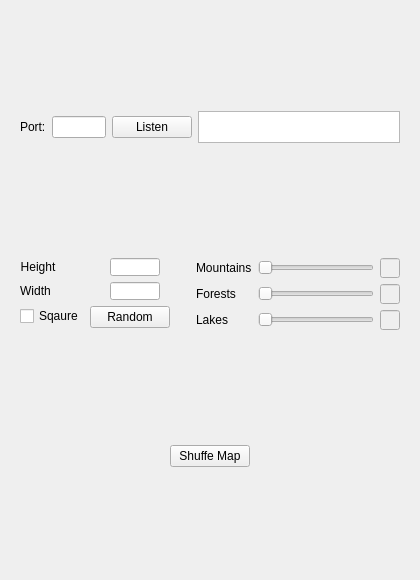
<?xml version="1.0" encoding="UTF-8"?>
<ui version="4.0">
 <class>Form</class>
 <widget class="QWidget" name="Form">
  <property name="geometry">
   <rect>
    <x>0</x>
    <y>0</y>
    <width>420</width>
    <height>580</height>
   </rect>
  </property>
  <property name="sizePolicy">
   <sizepolicy hsizetype="Preferred" vsizetype="Preferred">
    <horstretch>0</horstretch>
    <verstretch>0</verstretch>
   </sizepolicy>
  </property>
  <property name="minimumSize">
   <size>
    <width>420</width>
    <height>580</height>
   </size>
  </property>
  <property name="windowTitle">
   <string>Server</string>
  </property>
  <layout class="QVBoxLayout" name="verticalLayout">
   <item>
    <widget class="QWidget" name="widget_101" native="true">
     <property name="sizePolicy">
      <sizepolicy hsizetype="Preferred" vsizetype="Preferred">
       <horstretch>0</horstretch>
       <verstretch>0</verstretch>
      </sizepolicy>
     </property>
     <property name="maximumSize">
      <size>
       <width>16777215</width>
       <height>50</height>
      </size>
     </property>
     <layout class="QHBoxLayout" name="horizontalLayout_2">
      <item>
       <widget class="QLabel" name="label_3">
        <property name="text">
         <string>Port:</string>
        </property>
       </widget>
      </item>
      <item>
       <widget class="QLineEdit" name="linePort"/>
      </item>
      <item>
       <widget class="QPushButton" name="btnListen">
        <property name="text">
         <string>Listen</string>
        </property>
       </widget>
      </item>
      <item>
       <widget class="QListWidget" name="listClients">
        <property name="maximumSize">
         <size>
          <width>16777215</width>
          <height>50</height>
         </size>
        </property>
       </widget>
      </item>
     </layout>
    </widget>
   </item>
   <item>
    <widget class="QWidget" name="widget_102" native="true">
     <property name="sizePolicy">
      <sizepolicy hsizetype="Preferred" vsizetype="Fixed">
       <horstretch>0</horstretch>
       <verstretch>0</verstretch>
      </sizepolicy>
     </property>
     <layout class="QHBoxLayout" name="horizontalLayout">
      <item>
       <layout class="QFormLayout" name="formLayout_3">
        <property name="fieldGrowthPolicy">
         <enum>QFormLayout::AllNonFixedFieldsGrow</enum>
        </property>
        <item row="0" column="0">
         <widget class="QLabel" name="label">
          <property name="sizePolicy">
           <sizepolicy hsizetype="Preferred" vsizetype="Preferred">
            <horstretch>0</horstretch>
            <verstretch>0</verstretch>
           </sizepolicy>
          </property>
          <property name="text">
           <string>Height</string>
          </property>
          <property name="alignment">
           <set>Qt::AlignCenter</set>
          </property>
         </widget>
        </item>
        <item row="0" column="1">
         <widget class="QLineEdit" name="lineEdit">
          <property name="sizePolicy">
           <sizepolicy hsizetype="Fixed" vsizetype="Fixed">
            <horstretch>0</horstretch>
            <verstretch>0</verstretch>
           </sizepolicy>
          </property>
          <property name="minimumSize">
           <size>
            <width>70</width>
            <height>0</height>
           </size>
          </property>
          <property name="maximumSize">
           <size>
            <width>70</width>
            <height>16777215</height>
           </size>
          </property>
          <property name="styleSheet">
           <string notr="true">margin-left: 20px;</string>
          </property>
         </widget>
        </item>
        <item row="1" column="0">
         <widget class="QLabel" name="label_2">
          <property name="layoutDirection">
           <enum>Qt::LeftToRight</enum>
          </property>
          <property name="text">
           <string>Width</string>
          </property>
          <property name="alignment">
           <set>Qt::AlignCenter</set>
          </property>
         </widget>
        </item>
        <item row="1" column="1">
         <widget class="QLineEdit" name="lineEdit_2">
          <property name="sizePolicy">
           <sizepolicy hsizetype="Fixed" vsizetype="Fixed">
            <horstretch>0</horstretch>
            <verstretch>0</verstretch>
           </sizepolicy>
          </property>
          <property name="minimumSize">
           <size>
            <width>70</width>
            <height>0</height>
           </size>
          </property>
          <property name="maximumSize">
           <size>
            <width>70</width>
            <height>16777215</height>
           </size>
          </property>
          <property name="styleSheet">
           <string notr="true">margin-left: 20px;</string>
          </property>
         </widget>
        </item>
        <item row="2" column="1">
         <widget class="QPushButton" name="pushButton">
          <property name="sizePolicy">
           <sizepolicy hsizetype="Fixed" vsizetype="Fixed">
            <horstretch>0</horstretch>
            <verstretch>0</verstretch>
           </sizepolicy>
          </property>
          <property name="text">
           <string>Random</string>
          </property>
         </widget>
        </item>
        <item row="2" column="0">
         <widget class="QCheckBox" name="checkBox">
          <property name="text">
           <string>Sqaure</string>
          </property>
         </widget>
        </item>
       </layout>
      </item>
      <item>
       <spacer name="verticalSpacer">
        <property name="orientation">
         <enum>Qt::Vertical</enum>
        </property>
        <property name="sizeHint" stdset="0">
         <size>
          <width>20</width>
          <height>40</height>
         </size>
        </property>
       </spacer>
      </item>
      <item>
       <layout class="QGridLayout" name="gridLayout_3">
        <item row="0" column="1">
         <widget class="QSlider" name="horizontalSlider">
          <property name="minimum">
           <number>3</number>
          </property>
          <property name="orientation">
           <enum>Qt::Horizontal</enum>
          </property>
         </widget>
        </item>
        <item row="1" column="0">
         <widget class="QLabel" name="label_5">
          <property name="text">
           <string>Forests</string>
          </property>
         </widget>
        </item>
        <item row="1" column="1">
         <widget class="QSlider" name="horizontalSlider_2">
          <property name="minimum">
           <number>10</number>
          </property>
          <property name="orientation">
           <enum>Qt::Horizontal</enum>
          </property>
         </widget>
        </item>
        <item row="2" column="0">
         <widget class="QLabel" name="label_6">
          <property name="text">
           <string>Lakes</string>
          </property>
         </widget>
        </item>
        <item row="2" column="1">
         <widget class="QSlider" name="horizontalSlider_3">
          <property name="minimum">
           <number>2</number>
          </property>
          <property name="orientation">
           <enum>Qt::Horizontal</enum>
          </property>
          <property name="invertedAppearance">
           <bool>false</bool>
          </property>
          <property name="invertedControls">
           <bool>false</bool>
          </property>
         </widget>
        </item>
        <item row="0" column="0">
         <widget class="QLabel" name="label_4">
          <property name="text">
           <string>Mountains</string>
          </property>
         </widget>
        </item>
        <item row="0" column="2">
         <widget class="QLineEdit" name="lineEdit_3">
          <property name="enabled">
           <bool>false</bool>
          </property>
          <property name="sizePolicy">
           <sizepolicy hsizetype="Preferred" vsizetype="Preferred">
            <horstretch>0</horstretch>
            <verstretch>0</verstretch>
           </sizepolicy>
          </property>
          <property name="minimumSize">
           <size>
            <width>20</width>
            <height>20</height>
           </size>
          </property>
          <property name="maximumSize">
           <size>
            <width>20</width>
            <height>20</height>
           </size>
          </property>
         </widget>
        </item>
        <item row="1" column="2">
         <widget class="QLineEdit" name="lineEdit_4">
          <property name="enabled">
           <bool>false</bool>
          </property>
          <property name="sizePolicy">
           <sizepolicy hsizetype="Preferred" vsizetype="Preferred">
            <horstretch>0</horstretch>
            <verstretch>0</verstretch>
           </sizepolicy>
          </property>
          <property name="minimumSize">
           <size>
            <width>20</width>
            <height>20</height>
           </size>
          </property>
          <property name="maximumSize">
           <size>
            <width>20</width>
            <height>20</height>
           </size>
          </property>
         </widget>
        </item>
        <item row="2" column="2">
         <widget class="QLineEdit" name="lineEdit_5">
          <property name="enabled">
           <bool>false</bool>
          </property>
          <property name="sizePolicy">
           <sizepolicy hsizetype="Preferred" vsizetype="Preferred">
            <horstretch>0</horstretch>
            <verstretch>0</verstretch>
           </sizepolicy>
          </property>
          <property name="minimumSize">
           <size>
            <width>20</width>
            <height>20</height>
           </size>
          </property>
          <property name="maximumSize">
           <size>
            <width>20</width>
            <height>20</height>
           </size>
          </property>
         </widget>
        </item>
       </layout>
      </item>
     </layout>
    </widget>
   </item>
   <item>
    <layout class="QGridLayout" name="gridLayout"/>
   </item>
   <item>
    <widget class="QWidget" name="widget" native="true">
     <property name="sizePolicy">
      <sizepolicy hsizetype="Preferred" vsizetype="Maximum">
       <horstretch>0</horstretch>
       <verstretch>0</verstretch>
      </sizepolicy>
     </property>
     <layout class="QHBoxLayout" name="horizontalLayout_4">
      <item>
       <widget class="QPushButton" name="btnShuffle">
        <property name="sizePolicy">
         <sizepolicy hsizetype="Maximum" vsizetype="Fixed">
          <horstretch>0</horstretch>
          <verstretch>0</verstretch>
         </sizepolicy>
        </property>
        <property name="text">
         <string>Shuffe Map</string>
        </property>
       </widget>
      </item>
     </layout>
    </widget>
   </item>
  </layout>
 </widget>
 <resources/>
 <connections/>
</ui>
